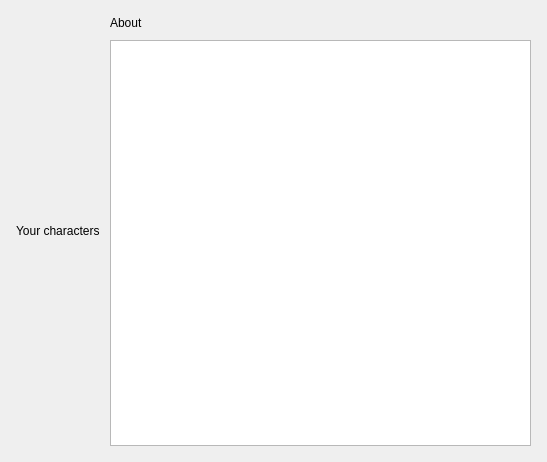
<?xml version="1.0" encoding="UTF-8"?>
<ui version="4.0">
 <class>PersonageMenu</class>
 <widget class="QWidget" name="PersonageMenu">
  <property name="geometry">
   <rect>
    <x>0</x>
    <y>0</y>
    <width>547</width>
    <height>462</height>
   </rect>
  </property>
  <property name="windowTitle">
   <string>Form</string>
  </property>
  <layout class="QVBoxLayout" name="verticalLayout">
   <item>
    <layout class="QHBoxLayout" name="horizontalLayout" stretch="3,2">
     <property name="spacing">
      <number>10</number>
     </property>
     <property name="sizeConstraint">
      <enum>QLayout::SetDefaultConstraint</enum>
     </property>
     <property name="leftMargin">
      <number>5</number>
     </property>
     <property name="topMargin">
      <number>5</number>
     </property>
     <property name="rightMargin">
      <number>5</number>
     </property>
     <property name="bottomMargin">
      <number>5</number>
     </property>
     <item>
      <layout class="QVBoxLayout" name="vertLayoutPersChoose" stretch="0,0">
       <item>
        <widget class="QLabel" name="LabelPerson">
         <property name="sizePolicy">
          <sizepolicy hsizetype="Preferred" vsizetype="Maximum">
           <horstretch>0</horstretch>
           <verstretch>0</verstretch>
          </sizepolicy>
         </property>
         <property name="baseSize">
          <size>
           <width>0</width>
           <height>0</height>
          </size>
         </property>
         <property name="text">
          <string>Your characters</string>
         </property>
        </widget>
       </item>
       <item>
        <layout class="QGridLayout" name="gridLayoutPers"/>
       </item>
      </layout>
     </item>
     <item>
      <layout class="QVBoxLayout" name="vertLayoutDescription" stretch="0,0">
       <item>
        <widget class="QLabel" name="LabelAbout">
         <property name="sizePolicy">
          <sizepolicy hsizetype="Preferred" vsizetype="Fixed">
           <horstretch>0</horstretch>
           <verstretch>0</verstretch>
          </sizepolicy>
         </property>
         <property name="text">
          <string>About</string>
         </property>
        </widget>
       </item>
       <item>
        <widget class="QTextBrowser" name="textDescription">
         <property name="sizePolicy">
          <sizepolicy hsizetype="Preferred" vsizetype="Preferred">
           <horstretch>0</horstretch>
           <verstretch>0</verstretch>
          </sizepolicy>
         </property>
         <property name="readOnly">
          <bool>true</bool>
         </property>
         <property name="overwriteMode">
          <bool>false</bool>
         </property>
        </widget>
       </item>
      </layout>
     </item>
    </layout>
   </item>
  </layout>
  <action name="actionCreate_New_Pers">
   <property name="text">
    <string>Create New Pers</string>
   </property>
   <property name="toolTip">
    <string>Create New Pers</string>
   </property>
  </action>
  <action name="actionDelete_Pers">
   <property name="text">
    <string>Delete Pers</string>
   </property>
  </action>
  <action name="actionEdit_Pers">
   <property name="text">
    <string>Edit Pers</string>
   </property>
   <property name="toolTip">
    <string>Edit Pers</string>
   </property>
  </action>
 </widget>
 <resources/>
 <connections/>
</ui>
